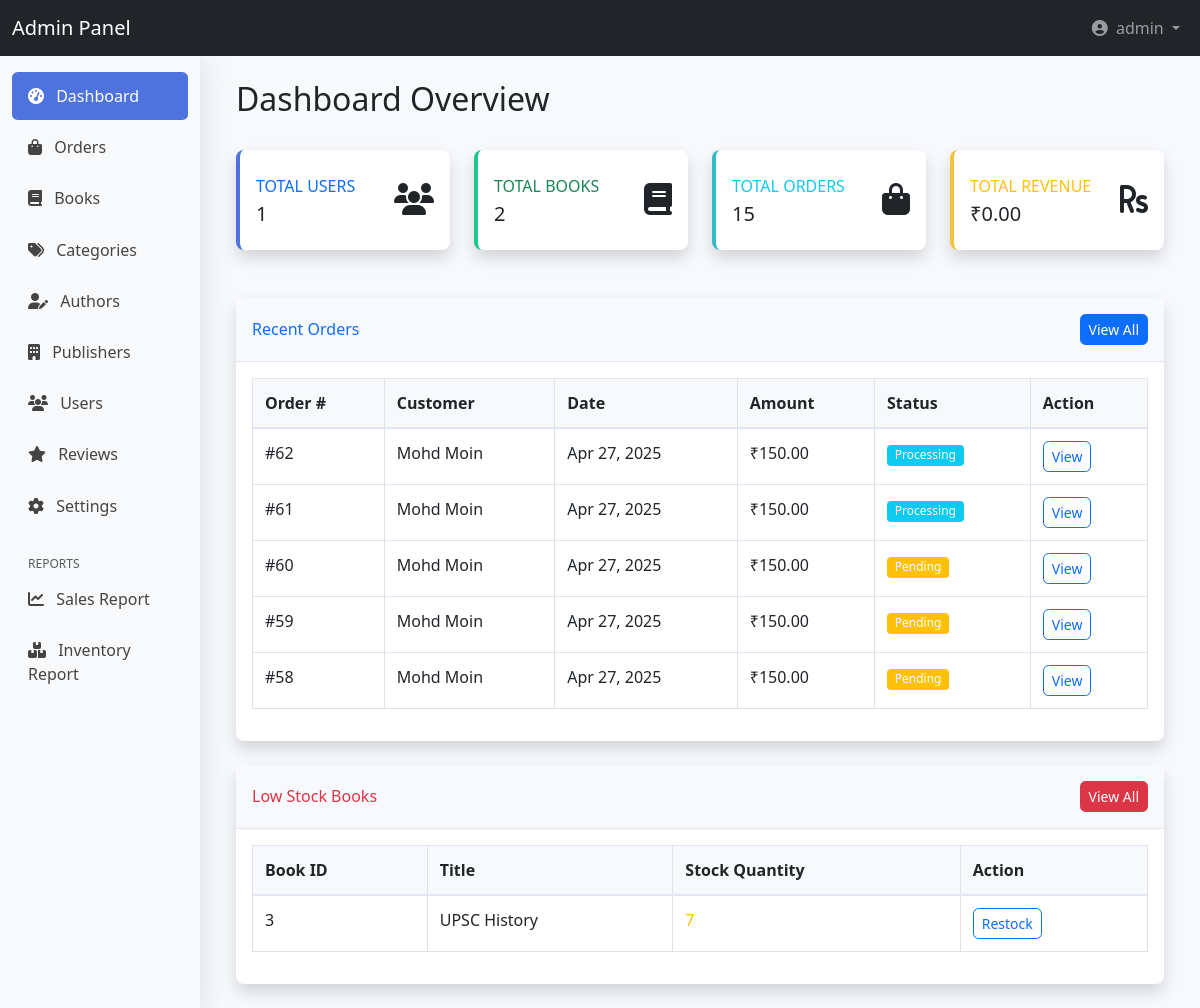
Screenshot of /admin/dashboard.php (signed in) with the database file from the repository.
### tables this page shows
CREATE TABLE `orders` (
  `order_id` int(11) NOT NULL,
  `user_id` int(11) DEFAULT NULL,
  `order_date` timestamp NOT NULL DEFAULT current_timestamp(),
  `total_amount` decimal(10,2) NOT NULL,
  `status` enum('Pending','Processing','Shipped','Delivered','Cancelled') DEFAULT 'Pending',
  `cancellation_reason` text DEFAULT NULL,
  `cancelled_at` datetime DEFAULT NULL,
  `refund_id` varchar(255) DEFAULT NULL,
  `refund_status` enum('Pending','Processed','Failed') DEFAULT NULL,
  `refund_amount` decimal(10,2) DEFAULT NULL,
  `refund_processed_at` datetime DEFAULT NULL,
  `payment_method` varchar(50) DEFAULT NULL,
  `razorpay_order_id` varchar(255) DEFAULT NULL,
  `razorpay_payment_id` varchar(255) DEFAULT NULL,
  `payment_status` enum('Pending','Completed','Failed','Refunded') DEFAULT 'Pending',
  `payment_error_code` varchar(50) DEFAULT NULL,
  `payment_error_description` text DEFAULT NULL,
  `payment_date` datetime DEFAULT NULL,
  `shipping_address` text NOT NULL
);

CREATE TABLE `users` (
  `user_id` int(11) NOT NULL,
  `name` varchar(100) NOT NULL,
  `email` varchar(100) NOT NULL,
  `password` varchar(255) NOT NULL,
  `phone` varchar(20) DEFAULT NULL,
  `is_admin` tinyint(4) NOT NULL DEFAULT 0,
  `created_at` timestamp NOT NULL DEFAULT current_timestamp(),
  `updated_at` timestamp NOT NULL DEFAULT current_timestamp() ON UPDATE current_timestamp()
);

CREATE TABLE `books` (
  `book_id` int(11) NOT NULL,
  `isbn` varchar(20) NOT NULL,
  `title` varchar(255) NOT NULL,
  `author_id` int(11) NOT NULL,
  `publisher_id` int(11) NOT NULL,
  `publication_date` date DEFAULT NULL,
  `pages` int(11) DEFAULT NULL,
  `binding_type` enum('Paperback','Hardcover','E-book') DEFAULT NULL,
  `description` text DEFAULT NULL,
  `price` decimal(10,2) NOT NULL,
  `discount_price` decimal(10,2) DEFAULT NULL,
  `stock_quantity` int(11) NOT NULL DEFAULT 0,
  `created_at` timestamp NOT NULL DEFAULT current_timestamp(),
  `updated_at` timestamp NOT NULL DEFAULT current_timestamp() ON UPDATE current_timestamp()
);

### admin/dashboard.php (the view, shortened to what this page needs)
<?php
require_once '../includes/config.php';
$stmt = $pdo->query("SELECT COUNT(*) FROM users");
$total_users = $stmt->fetchColumn();
$stmt = $pdo->query("SELECT COUNT(*) FROM books");
$total_books = $stmt->fetchColumn();
$stmt = $pdo->query("SELECT COUNT(*) FROM orders");
$total_orders = $stmt->fetchColumn();
$stmt = $pdo->query("SELECT SUM(total_amount) FROM orders WHERE status = 'Delivered'");
$total_revenue = $stmt->fetchColumn();
$stmt = $pdo->query("
    SELECT o.order_id, o.order_date, o.total_amount, o.status, u.name AS customer_name
    FROM orders o
    JOIN users u ON o.user_id = u.user_id
    ORDER BY o.order_date DESC
    LIMIT 5
");
$recent_orders = $stmt->fetchAll();
$stmt = $pdo->query("
    SELECT b.book_id, b.title, b.stock_quantity
    FROM books b
    WHERE b.stock_quantity < 10
    ORDER BY b.stock_quantity ASC
    LIMIT 5
");
$low_stock_books = $stmt->fetchAll();
require_once 'admin_header.php';
?>
<div class="container-fluid py-4">
    <div class="row mb-4">
        <div class="col-12">
            <h2>Dashboard Overview</h2>
        </div>
    </div>
    <div class="row mb-4">
        <div class="col-xl-3 col-md-6 mb-4">
            <div class="card border-left-primary shadow h-100 py-2">
                <div class="card-body">
                    <div class="row no-gutters align-items-center">
                        <div class="col mr-2">
                            <div class="text-xs font-weight-bold text-primary text-uppercase mb-1">
                                Total Users</div>
                            <div class="h5 mb-0 font-weight-bold text-gray-800"><?php echo $total_users; ?></div>
                        </div>
                        <div class="col-auto">
                            <i class="fas fa-users fa-2x text-gray-300"></i>
                        </div>
                    </div>
                </div>
            </div>
        </div>
        <div class="col-xl-3 col-md-6 mb-4">
            <div class="card border-left-success shadow h-100 py-2">
                <div class="card-body">
                    <div class="row no-gutters align-items-center">
                        <div class="col mr-2">
                            <div class="text-xs font-weight-bold text-success text-uppercase mb-1">
                                Total Books</div>
                            <div class="h5 mb-0 font-weight-bold text-gray-800"><?php echo $total_books; ?></div>
                        </div>
                        <div class="col-auto">
                            <i class="fas fa-book fa-2x text-gray-300"></i>
                        </div>
                    </div>
                </div>
            </div>
        </div>
        <div class="col-xl-3 col-md-6 mb-4">
            <div class="card border-left-info shadow h-100 py-2">
                <div class="card-body">
                    <div class="row no-gutters align-items-center">
                        <div class="col mr-2">
                            <div class="text-xs font-weight-bold text-info text-uppercase mb-1">
                                Total Orders</div>
                            <div class="h5 mb-0 font-weight-bold text-gray-800"><?php echo $total_orders; ?></div>
                        </div>
                        <div class="col-auto">
                            <i class="fas fa-shopping-bag fa-2x text-gray-300"></i>
                        </div>
                    </div>
                </div>
            </div>
        </div>
        <div class="col-xl-3 col-md-6 mb-4">
            <div class="card border-left-warning shadow h-100 py-2">
                <div class="card-body">
                    <div class="row no-gutters align-items-center">
                        <div class="col mr-2">
                            <div class="text-xs font-weight-bold text-warning text-uppercase mb-1">
                                Total Revenue</div>
                            <div class="h5 mb-0 font-weight-bold text-gray-800">₹<?php echo number_format($total_revenue, 2); ?></div>
                        </div>
                        <div class="col-auto">
                            <i class="fas fa-rupee-sign fa-2x text-gray-300"></i>
                        </div>
                    </div>
                </div>
            </div>
        </div>
    </div>
    <div class="row mb-4">
        <div class="col-12">
            <div class="card shadow">
                <div class="card-header py-3 d-flex flex-row align-items-center justify-content-between">
                    <h6 class="m-0 font-weight-bold text-primary">Recent Orders</h6>
                    <a href="orders.php" class="btn btn-sm btn-primary">View All</a>
                </div>
                <div class="card-body">
                    <div class="table-responsive">
                        <table class="table table-bordered" width="100%" cellspacing="0">
                            <thead>
                                <tr>
                                    <th>Order #</th>
                                    <th>Customer</th>
                                    <th>Date</th>
                                    <th>Amount</th>
                                    <th>Status</th>
                                    <th>Action</th>
                                </tr>
                            </thead>
                            <tbody>
                                <?php foreach ($recent_orders as $order): ?>
                                    <tr>
                                        <td>#<?php echo $order['order_id']; ?></td>
                                        <td><?php echo htmlspecialchars($order['customer_name']); ?></td>
                                        <td><?php echo date('M j, Y', strtotime($order['order_date'])); ?></td>
                                        <td>₹<?php echo number_format($order['total_amount'], 2); ?></td>
                                        <td>
                                            <span class="badge
                                                <?php
                                                switch($order['status']) {
                                                    case 'Pending': echo 'bg-warning'; break;
                                                    case 'Processing': echo 'bg-info'; break;
                                                }
                                                ?>">
                                                <?php echo $order['status']; ?>
                                            </span>
                                        </td>
                                        <td>
                                            <a href="order_details.php?id=<?php echo $order['order_id']; ?>" class="btn btn-sm btn-outline-primary">View</a>
                                        </td>
                                    </tr>
                                <?php endforeach; ?>
                            </tbody>
                        </table>
                    </div>
                </div>
            </div>
        </div>
    </div>
    <div class="row">
        <div class="col-12">
            <div class="card shadow">
                <div class="card-header py-3 d-flex flex-row align-items-center justify-content-between">
                    <h6 class="m-0 font-weight-bold text-danger">Low Stock Books</h6>
                    <a href="../admin/books.php" class="btn btn-sm btn-danger">View All</a>
                </div>
                <div class="card-body">
                    <div class="table-responsive">
                        <table class="table table-bordered" width="100%" cellspacing="0">
                            <thead>
                                <tr>
                                    <th>Book ID</th>
                                    <th>Title</th>
                                    <th>Stock Quantity</th>
                                    <th>Action</th>
                                </tr>
                            </thead>
                            <tbody>
                                <?php foreach ($low_stock_books as $book): ?>
                                    <tr>
                                        <td><?php echo $book['book_id']; ?></td>
                                        <td><?php echo htmlspecialchars($book['title']); ?></td>
                                        <td class="<?php echo $book['stock_quantity'] < 5 ? 'text-danger' : 'text-warning'; ?>">
                                            <?php echo $book['stock_quantity']; ?>
                                        </td>
                                        <td>
                                            <a href="edit_book.php?id=<?php echo $book['book_id']; ?>" class="btn btn-sm btn-outline-primary">Restock</a>
                                        </td>
                                    </tr>
                                <?php endforeach; ?>
                            </tbody>
                        </table>
                    </div>
                </div>
            </div>
        </div>
    </div>
</div>
<?php require_once 'admin_footer.php'; ?>

### assets/css/admin.css (style rules this page uses)
body.admin-dashboard { background-color: #f8f9fc; }
.card { border: none; border-radius: 0.5rem; box-shadow: 0 0.15rem 1.75rem 0 rgba(58, 59, 69, 0.1); }
.card-header { background-color: #f8f9fc; border-bottom: 1px solid #e3e6f0; }
.border-left-primary { border-left: 0.25rem solid #4e73df !important; }
.border-left-success { border-left: 0.25rem solid #1cc88a !important; }
.border-left-info { border-left: 0.25rem solid #36b9cc !important; }
.border-left-warning { border-left: 0.25rem solid #f6c23e !important; }
.table-responsive { overflow-x: auto; }
.table { width: 100%; margin-bottom: 1rem; color: #212529; }
.table th { background-color: #f8f9fc; border-bottom: 2px solid #e3e6f0; }
.table td, .table th { padding: 0.75rem; vertical-align: top; border-top: 1px solid #e3e6f0; }
.btn { border-radius: 0.35rem; padding: 0.5rem 1rem; }
.btn-sm { padding: 0.25rem 0.5rem; font-size: 0.875rem; }
.badge { font-weight: 500; padding: 0.35em 0.65em; border-radius: 0.25rem; }

### rows the page displays
orders: order_id "62", user.name "Mohd Moin", order_date "Apr 27, 2025", total_amount "150.00", status "Processing"
orders: order_id "61", user.name "Mohd Moin", order_date "Apr 27, 2025", total_amount "150.00", status "Processing"
orders: order_id "60", user.name "Mohd Moin", order_date "Apr 27, 2025", total_amount "150.00", status "Pending"
orders: order_id "59", user.name "Mohd Moin", order_date "Apr 27, 2025", total_amount "150.00", status "Pending"
orders: order_id "58", user.name "Mohd Moin", order_date "Apr 27, 2025", total_amount "150.00", status "Pending"
books: book_id "3", title "UPSC History", stock_quantity "7"

### other values shown
$_SESSION['admin_username'] "admin"
$total_users "1"
$total_books "2"
$total_orders "15"
$total_revenue "0.00"
